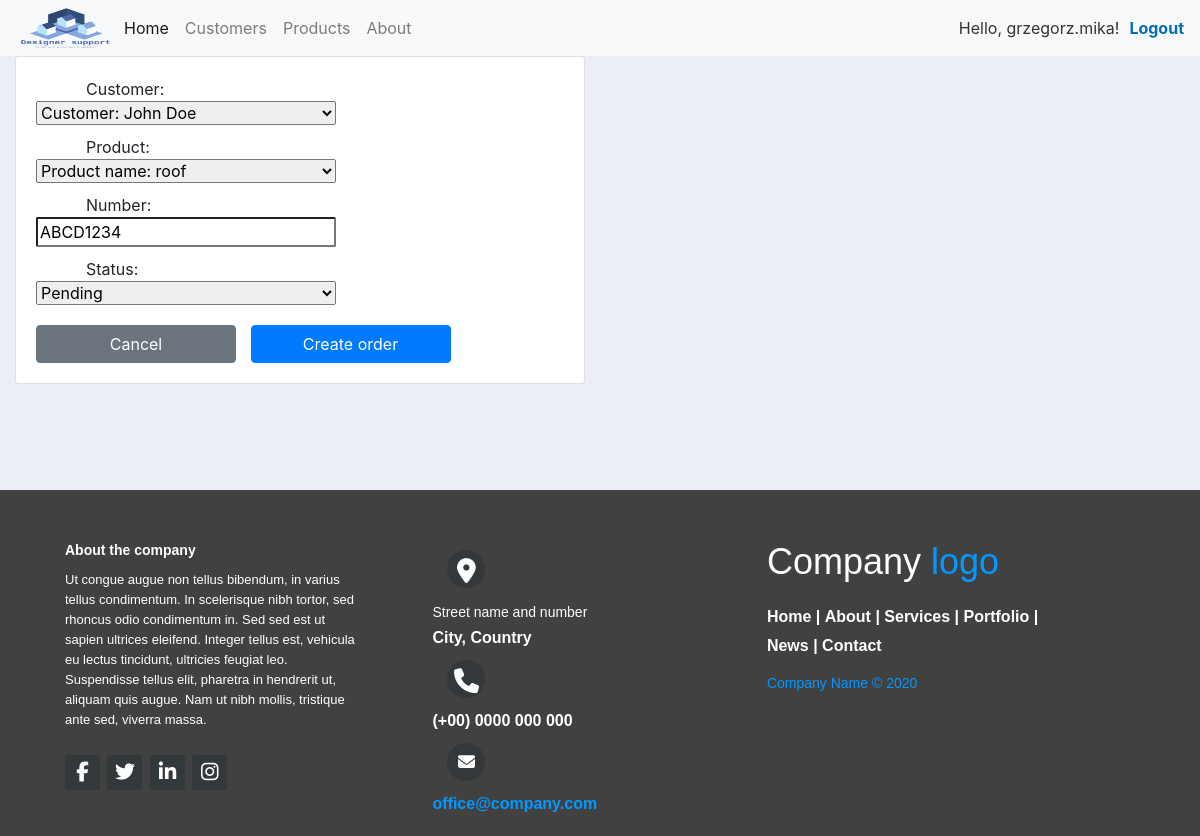
/update_order/1 (signed in), run on the app's committed database.
### accounts/models.py (models this page shows, shortened)
class Order(models.Model):
    customer = models.ForeignKey(Customer,null=True, on_delete=models.SET_NULL)
    product = models.ForeignKey(Product,null=True, on_delete=models.SET_NULL)
    STATUS = (
        ('PENDING', 'Pending'),
        ('UNDER_DELIVERY','Out in delivery'),
        ('DELIVERED', 'Delivered to the customer')
    )
    number = models.CharField(max_length=200)
    date_created = models.DateTimeField(auto_now_add=True)
    status = models.CharField(max_length=20, null=True, choices=STATUS)

### accounts/views.py (the view)
# urls.py: path('update_order/<str:pk>', views.update_order, name='upd_order'),
@login_required(login_url=reverse_lazy('login'))
def update_order(request, pk):
    order = Order.objects.get(id=pk)
    form = OrderForm(instance=order)
    if request.method == 'POST':
        logging.info(request.POST)
        form = OrderForm(request.POST, instance=order)
        if form.is_valid():
            form.save()
            return redirect('/')
    context = {'form':form}
    return render(request,'accounts/order_form.html', context)

### accounts/forms.py
class OrderForm(ModelForm):
    class Meta:
        model = Order
        fields = '__all__' # if some list ['customer','number']

### accounts/models.py (called while the page is built)
    def __str__(self):
        return f'Customer: {self.name}'

    def __str__(self):
        return f'Product name: {self.name}'

### accounts/templates/accounts/order_form.html (shortened to what this page needs)
{% extends "accounts/index.html" %}
{% load static %}
{% block content %}
<div class="row">
	<div class="col-md-6">
		<div class="card card-body">
            <form action="" method="POST">
                    {{form}}
                <div class="bottom-buttons">
                    <a class="btn btn-secondary" style="width: 200px; margin-right: 10px;" href="{% url 'home' %}">Cancel</a>
                    <input class="btn btn-primary" style="width: 200px; margin:0" type="submit" value="Create order" name="Submit">
                </div>
            </form>
		</div>
	</div>
</div>
{% endblock content %}

### accounts/templates/accounts/navbar.html (shortened to what this page needs)
{% load static %}
<nav class="navbar navbar-expand-lg navbar-light bg-light">
  <img src="{% static '/img/logo_transparent_wider.png' %}" alt="Logo" class="logo-img">
  <div class="collapse navbar-collapse" id="navbarNav">
    <ul class="navbar-nav">
      {% if user.is_authenticated %}
        <li class="nav-item active">
          <a class="nav-link" href="{% url 'home' %}">Home <span class="sr-only">(current)</span></a>
        </li>
        <li class="nav-item">
          <a class="nav-link" href="{% url 'customer' user.id %}">Customers</a>
        </li>
        <li class="nav-item">
          <a class="nav-link" href="{% url 'products' %}">Products</a>
        </li>
      {% endif %}
      <li class="nav-item">
        <a class="nav-link" href="{% url 'contact' %}">About</a>
      </li>
    </ul>
  </div>
  {% if user.is_authenticated %}
  <span class="nav-hello-msg">Hello, {{request.user}}!</span>
  {% endif %}
  <span ><a class="nav-login" {% if user.is_authenticated %} href="{% url 'logout' %}">Logout {% else %} href="{% url 'login' %}">Login{% endif %}</a></span>
</nav>

### static/css/main.css (style rules this page uses)
a, a:link, a:visited { text-decoration: none!important; }
body { background-color: #ebeff5; }
.logo-img { width:100px; height:40px }
form label { display: block; margin-left: 50px; margin-bottom: 0px; }
form select, input, p, button { display: block; width:300px; border-radius: 2px; margin-bottom: 10px; }
.nav-hello-msg { color: #333; margin: 0 10px; }
.nav-login { color: #026eb6; font-weight: bold; }
.bottom-buttons { margin-top: 20px; }

### data on the page
Order: customer "Customer: John Doe", product "Product name: roof", number "ABCD1234", status "Pending"

### other printed values
{{ request.user }} "grzegorz.mika"
